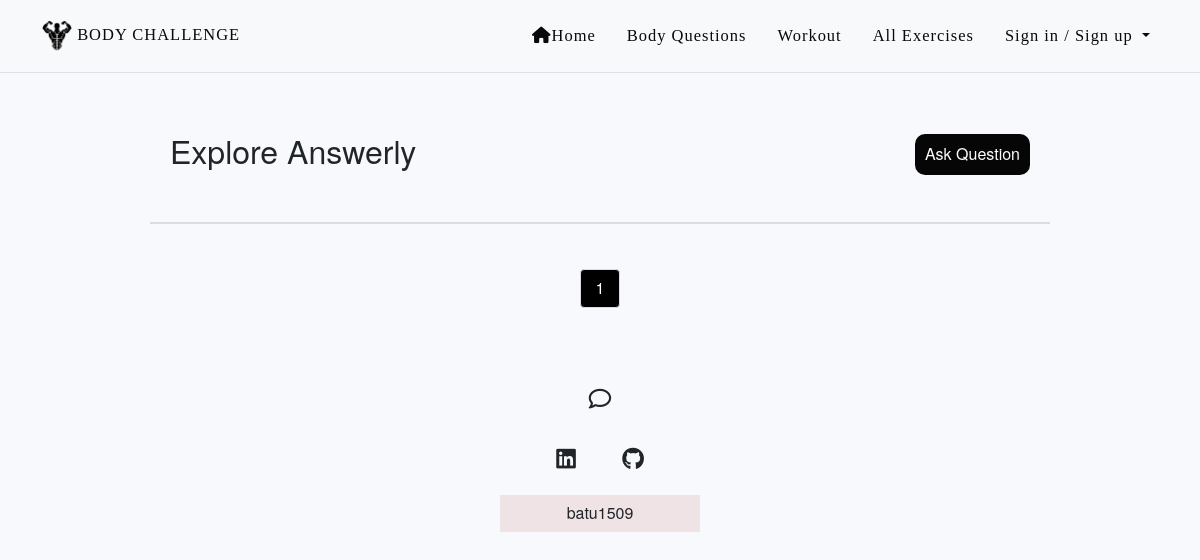
/questionanswer, run on an earlier commit of the app's database.
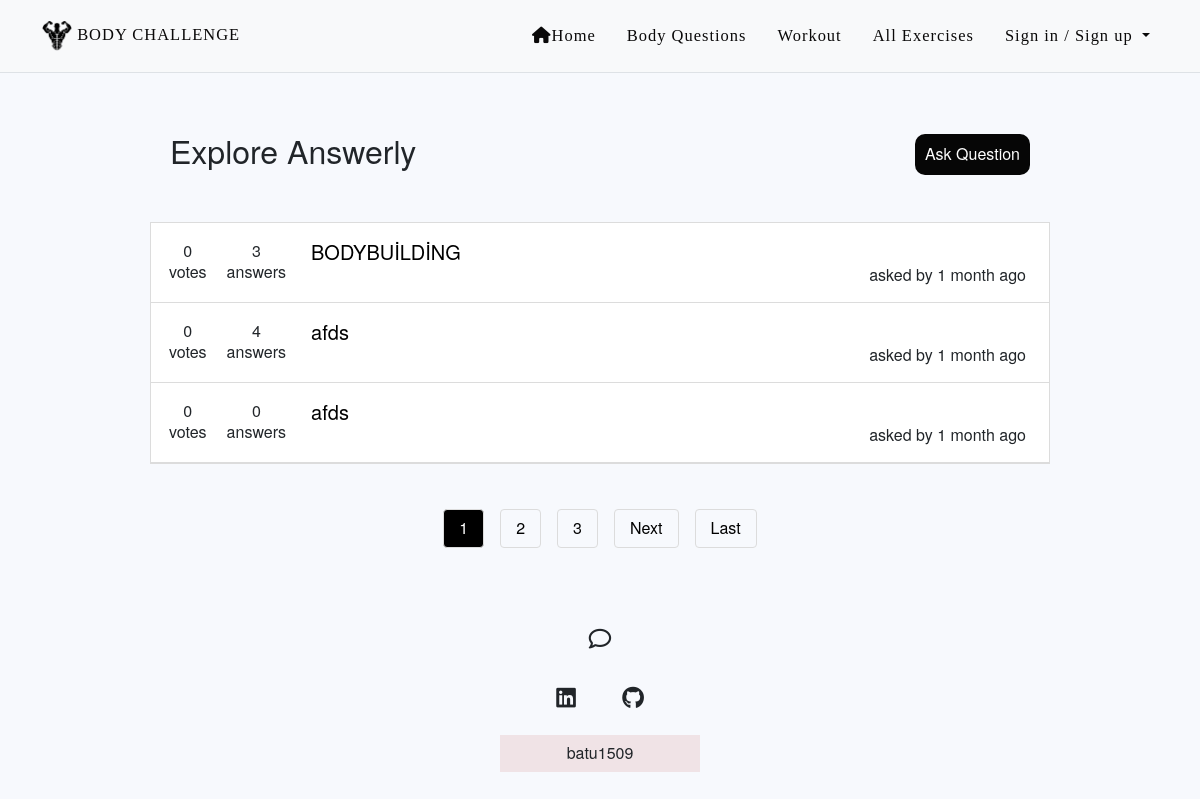
And on a later commit of the database.
### questionanswer/models.py (models this page shows, shortened)
class Question(models.Model):
    title = models.CharField(max_length=250)
    content = models.TextField('more information about question', blank=True, default='')
    content_markdown = models.TextField(null=True, default='')
    author = models.ForeignKey(User, on_delete=models.CASCADE, related_name='questions')
    created_at = models.DateTimeField(default=timezone.now, blank=True)
    votes = models.IntegerField('number of votes cast', default=0)

class QuestionVote(models.Model):
    question = models.OneToOneField(Question, on_delete=models.CASCADE)
    users_downvoted = models.ManyToManyField(User, related_name='downvotes', blank=True)
    users_upvoted = models.ManyToManyField(User, related_name='upvotes', blank=True)
    votes = models.IntegerField(default=0)

### questionanswer/views.py (the view)
# urls.py: path('', views.all_questions, name='all_questions'),
def all_questions(request):
    question_list = Question.objects.order_by('-created_at')
    paginator = Paginator(question_list, 3)
    page_number = request.GET.get('page')
    page_obj = paginator.get_page(page_number)
    return render(request, 'all_questions.html', {'page_obj': page_obj})

### questionanswer/templates/all_questions.html (shortened to what this page needs)
{% extends 'questionanswer.html' %}
{% load humanize %}
{% load static %}
{% block stylesheets %}
  <link rel="stylesheet" href="{% static 'css/all_questions.css' %}">
{% endblock stylesheets %}
{% block content %}
<div class="welcome_header">
  <h2 class="welcome_header__text">Explore Answerly</h2>
  <a class="welcome_header__button" href="{% url 'questionanswer:createquestion' %}">
    Ask Question
  </a>
</div>
  <div class="questions_container">
    {% for question in page_obj %}
      <div class="question bg-white">
        <div class="question__votes_container">
          <div class="question__votes">
            <div class="question__votes--number">{{ question.questionvote.votes }}</div>
            <div class="question__votes--text">votes</div>
          </div>
          <div class="question__answers">
            <div class="question__answers--number">{{ question.answer_set.all.count }}</div>
            <div class="question__answers--text">answers</div>
          </div>
        </div>
        <div class="question__summary">
          <a class="question__title" href="{% url 'questionanswer:question_details' question.id %}">
            {{question.title}}
          </a>
          <div class="question__time_and_author">
            asked by {{ question.asked_by.get_full_name }} {{ question.created_at | naturaltime }}
          </div>
        </div>
      </div>
    {% endfor %}
  </div>
  <div class="quest pagination_buttons_container">
    {% for num in page_obj.paginator.page_range %}
        {% if page_obj.number == num %}
            <a class="pagination_button current_pagination_button" href="?page= {{ num }}"> {{ num }} </a>
        {% elif num > page_obj.number|add:'-3' and num < page_obj.number|add:'3' %}
            <a class="pagination_button" href="?page= {{ num }}"> {{ num }} </a>
        {% endif %}
    {% endfor %}
    {% if page_obj.has_next %}
        <a class="pagination_button" href="?page= {{ page_obj.next_page_number }}">Next</a>
        <a class="pagination_button" href="?page= {{ page_obj.paginator.num_pages }}">Last</a>
    {% endif %}
  </div>
{% endblock content %}

What changed in the data, as far as the page shows it:
added Question: questionvote.votes "0", answer_set.all.count "3", title "BODYBUİLDİNG", created_at "1 month ago"
added Question: questionvote.votes "0", answer_set.all.count "4", title "afds", created_at "1 month ago"
added Question: questionvote.votes "0", answer_set.all.count "0", title "afds", created_at "1 month ago"
Also different on the page:
new list line: "2"
new list line: "3"
text now shown: "Next Last"
